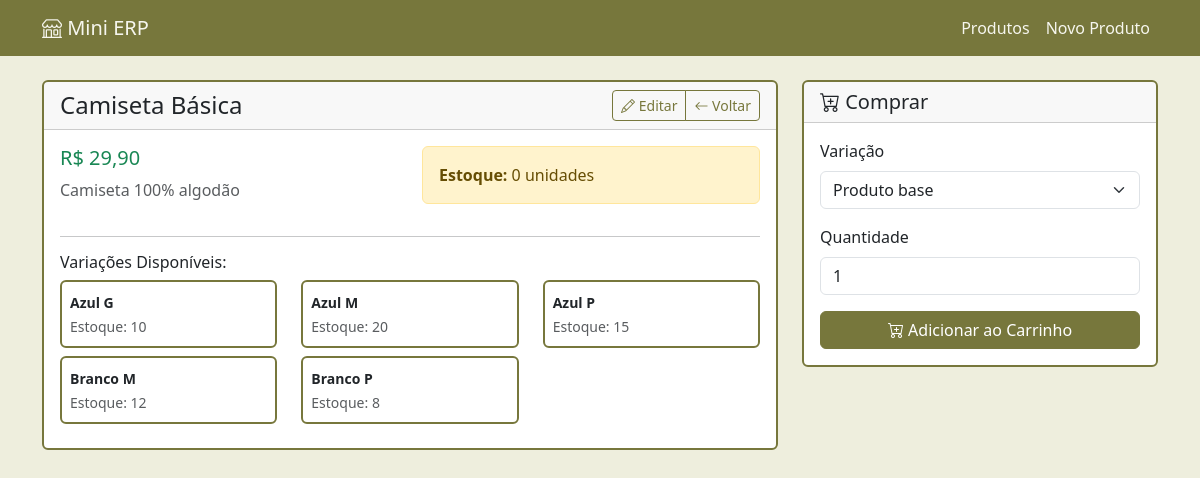
Screenshot of /produto/show?id=1 with the database file from the repository.
### tables this page shows
CREATE TABLE produtos (
    id INT AUTO_INCREMENT PRIMARY KEY,
    nome VARCHAR(255) NOT NULL,
    preco DECIMAL(10,2) NOT NULL,
    descricao TEXT,
    ativo BOOLEAN DEFAULT TRUE,
    created_at TIMESTAMP DEFAULT CURRENT_TIMESTAMP,
    updated_at TIMESTAMP DEFAULT CURRENT_TIMESTAMP ON UPDATE CURRENT_TIMESTAMP
);

CREATE TABLE produto_variacoes (
    id INT AUTO_INCREMENT PRIMARY KEY,
    produto_id INT NOT NULL,
    nome VARCHAR(100) NOT NULL,
    tipo VARCHAR(50) NOT NULL,
    valor VARCHAR(50) NOT NULL,
    preco_adicional DECIMAL(10,2) DEFAULT 0.00,
    ativo BOOLEAN DEFAULT TRUE,
    created_at TIMESTAMP DEFAULT CURRENT_TIMESTAMP,
    FOREIGN KEY (produto_id) REFERENCES produtos(id) ON DELETE CASCADE
);

### app/controllers/ProdutoController.php (called while the page is built, shortened)
<?php
class ProdutoController extends Controller
{
    public function show(): void
    {
        $id = (int)($_GET['id'] ?? 0);
        $produto = Produto::find($id);
        $variacoes = Produto::getVariacoes($id);
        $estoque = Produto::getEstoque($id);
        $this->view('produtos/show', [
            'produto' => $produto,
            'variacoes' => $variacoes,
            'estoque' => $estoque
        ]);
    }
}

### config/database.php (called while the page is built)
<?php
return [
    'host'   => 'localhost',
    'dbname' => 'mini_erp',
    'user'   => 'root',
    'pass'   => 'Pink2025*',
];

### app/core/Model.php (called while the page is built, shortened)
<?php
abstract class Model
{
    private static ?PDO $db = null;
    protected static function db(): PDO
    {
        if (self::$db === null) {
            $config = require BASE_PATH . '/config/database.php';
            $dsn = "mysql:host={$config['host']};dbname={$config['dbname']};charset=utf8mb4";
            try {
                self::$db = new PDO($dsn, $config['user'], $config['pass'], [
                    PDO::ATTR_ERRMODE => PDO::ERRMODE_EXCEPTION,
                    PDO::ATTR_DEFAULT_FETCH_MODE => PDO::FETCH_ASSOC,
                ]);
            } catch (PDOException $e) {
                die('Falha na conexão: ' . $e->getMessage());
            }
        }
        return self::$db;
    }
}

### app/models/Produto.php (called while the page is built, shortened)
<?php
class Produto extends Model
{
    public static function find(int $id): ?array
    {
        $stmt = self::db()->prepare("SELECT * FROM produtos WHERE id = ? AND ativo = 1");
        $stmt->execute([$id]);
        $produto = $stmt->fetch();
        return $produto ?: null;
    }
    public static function getVariacoes(int $produtoId): array
    {
        $stmt = self::db()->prepare("
            SELECT pv.*,
                   COALESCE(e.quantidade, 0) as estoque
            FROM produto_variacoes pv
            LEFT JOIN estoque e ON pv.id = e.variacao_id
            WHERE pv.produto_id = ? AND pv.ativo = 1
            ORDER BY pv.nome
        ");
        $stmt->execute([$produtoId]);
        return $stmt->fetchAll();
    }
    public static function getEstoque(int $produtoId, ?int $variacaoId = null): int
    {
        if ($variacaoId) {
            $stmt = self::db()->prepare("
                SELECT quantidade FROM estoque
                WHERE produto_id = ? AND variacao_id = ?
            ");
            $stmt->execute([$produtoId, $variacaoId]);
        } else {
            $stmt = self::db()->prepare("
                SELECT quantidade FROM estoque
                WHERE produto_id = ? AND variacao_id IS NULL
            ");
            $stmt->execute([$produtoId]);
        }
        $result = $stmt->fetch();
        return $result ? (int)$result['quantidade'] : 0;
    }
}

### config/routes.php (called while the page is built)
<?php
$routes = [
    '/'                    => ['ProdutoController', 'index'],
    '/produto/new'         => ['ProdutoController', 'create'],
    '/produto/store'       => ['ProdutoController', 'store'],
    '/produto/show'        => ['ProdutoController', 'show'],
    '/produto/edit'        => ['ProdutoController', 'edit'],
    '/produto/update'      => ['ProdutoController', 'update'],
    '/produto/add-to-cart' => ['ProdutoController', 'addToCart'],
];
return $routes;

### app/views/produtos/show.php (the view, shortened to what this page needs)
<div class="row">
    <div class="col-md-8">
        <div class="card">
            <div class="card-header d-flex justify-content-between align-items-center">
                <h4 class="mb-0"><?= htmlspecialchars($produto['nome']) ?></h4>
                <div class="btn-group">
                    <a href="/produto/edit?id=<?= $produto['id'] ?>" class="btn btn-outline-primary btn-sm">
                        <i class="bi bi-pencil"></i> Editar
                    </a>
                    <a href="/" class="btn btn-outline-secondary btn-sm">
                        <i class="bi bi-arrow-left"></i> Voltar
                    </a>
                </div>
            </div>
            <div class="card-body">
                <div class="row">
                    <div class="col-md-6">
                        <h5 class="text-success">R$ <?= number_format($produto['preco'], 2, ',', '.') ?></h5>
                        <?php if (!empty($produto['descricao'])): ?>
                            <p class="text-muted"><?= nl2br(htmlspecialchars($produto['descricao'])) ?></p>
                        <?php endif; ?>
                    </div>
                    <div class="col-md-6">
                        <div class="alert <?= $estoque > 0 ? 'alert-success' : 'alert-warning' ?>">
                            <strong>Estoque:</strong> <?= $estoque ?> unidades
                        </div>
                    </div>
                </div>
                <?php if (!empty($variacoes)): ?>
                    <hr>
                    <h6>Variações Disponíveis:</h6>
                    <div class="row">
                        <?php foreach ($variacoes as $variacao): ?>
                            <div class="col-md-4 mb-2">
                                <div class="card">
                                    <div class="card-body p-2">
                                        <small class="fw-bold"><?= htmlspecialchars($variacao['nome']) ?></small>
                                        <br>
                                        <small class="text-muted">Estoque: <?= $variacao['estoque'] ?></small>
                                    </div>
                                </div>
                            </div>
                        <?php endforeach; ?>
                    </div>
                <?php endif; ?>
            </div>
        </div>
    </div>
    <div class="col-md-4">
        <div class="card">
            <div class="card-header">
                <h5 class="mb-0"><i class="bi bi-cart-plus"></i> Comprar</h5>
            </div>
            <div class="card-body">
                <?php if ($estoque > 0 || !empty($variacoes)): ?>
                    <form action="/produto/add-to-cart" method="POST">
                        <?php if (!empty($variacoes)): ?>
                            <div class="mb-3">
                                <label for="variacao_id" class="form-label">Variação</label>
                                <select class="form-select" name="variacao_id" id="variacao_id">
                                    <option value="">Produto base</option>
                                </select>
                            </div>
                        <?php endif; ?>
                        <div class="mb-3">
                            <label for="quantidade" class="form-label">Quantidade</label>
                            <input type="number" class="form-control" name="quantidade" id="quantidade"
                                   value="1" min="1" max="<?= $estoque ?>" required>
                        </div>
                        <button type="submit" class="btn btn-success w-100">
                            <i class="bi bi-cart-plus"></i> Adicionar ao Carrinho
                        </button>
                    </form>
                <?php endif; ?>
            </div>
        </div>
    </div>
</div>
<?php
$content = ob_get_clean();
require BASE_PATH . '/app/views/layout.php';
?>

### public/index.php (shortened to what this page needs)
<?php
spl_autoload_register(function ($class) {
    $prefix = 'App\\';
    $baseDir = BASE_PATH . '/app/';
    $len = strlen($prefix);
    $relativeClass = substr($class, $len);
    $file = $baseDir . str_replace('\\', '/', $relativeClass) . '.php';
});
require BASE_PATH . '/config/routes.php';
$path = parse_url($_SERVER['REQUEST_URI'], PHP_URL_PATH);
$path = rtrim($path, '/') ?: '/';
if (isset($routes[$path])) {
    [$controllerName, $method] = $routes[$path];
    $controllerClass = "App\\Controllers\\{$controllerName}";
    if (class_exists($controllerClass)) {
        $controller = new $controllerClass();
        if (method_exists($controller, $method)) {
            call_user_func([$controller, $method]);
            exit;
        }
    }
}

### app/core/Controller.php (shortened to what this page needs)
<?php
class Controller
{
    protected function view(string $view, array $data = []): void
    {
        $viewFile = BASE_PATH . "/app/views/{$view}.php";
        if (file_exists($viewFile)) {
            extract($data);
            require $viewFile;
        } else {
            echo "View {$view} não encontrada.";
        }
    }
}

### app/views/layout.php (shortened to what this page needs)
<!DOCTYPE html>
<html lang="pt-BR">
<head>
    <link href="https://cdn.jsdelivr.net/npm/bootstrap@5.3.0/dist/css/bootstrap.min.css" rel="stylesheet">
    <link href="https://cdn.jsdelivr.net/npm/bootstrap-icons@1.10.0/font/bootstrap-icons.css" rel="stylesheet">
</head>
<body style="background-color: #eeeedd;">
    <nav class="navbar navbar-expand-lg navbar-dark" style="background-color: #77773c;">
        <div class="container">
            <a class="navbar-brand" href="/">
                <i class="bi bi-shop"></i> Mini ERP
            </a>
            <div class="navbar-nav ms-auto">
                <a class="nav-link" href="/">Produtos</a>
                <a class="nav-link" href="/produto/new">Novo Produto</a>
            </div>
        </div>
    </nav>
    <div class="container mt-4">
        <?= $content ?>
    </div>
</body>
</html>

### app/views/layout.php (style rules this page uses)
.btn-success { background-color: #77773c; border-color: #77773c; }
.card { border: 2px solid #77773c; }
.btn-outline-primary { color: #77773c; border-color: #77773c; }
.btn-outline-secondary { color: #77773c; border-color: #77773c; }
.navbar-brand { color: #f6f6ee !important; }
.navbar-nav .nav-link { color: #f6f6ee !important; }

### rows the page displays
produtos: nome "Camiseta Básica", preco "29,90", descricao "Camiseta 100% algodão"
produto_variacoes: nome "Azul G", estoque "10"
produto_variacoes: nome "Azul M", estoque "20"
produto_variacoes: nome "Azul P", estoque "15"
produto_variacoes: nome "Branco M", estoque "12"
produto_variacoes: nome "Branco P", estoque "8"

### other values shown
$estoque "0"
